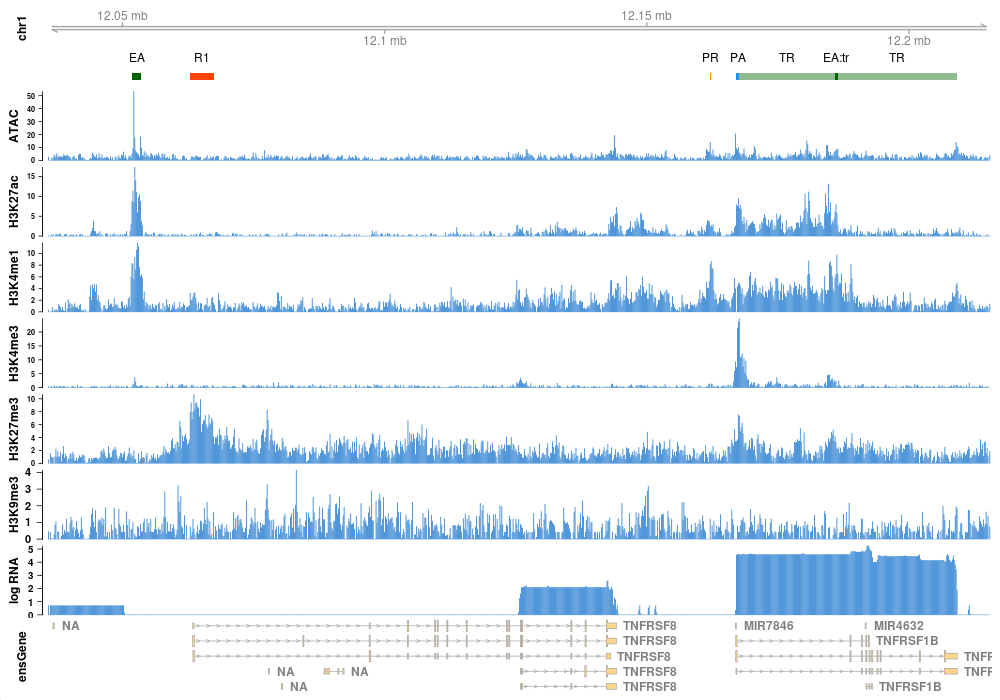

The R source for this figure:
#! /usr/bin/env Rscript

library(Gviz)
library(GenomicFeatures)
library(rtracklayer)
library(org.Hs.eg.db)
library(TxDb.Hsapiens.UCSC.hg38.knownGene)

## -----------------------------------------------------------------------------

RGB <- function(a,b,c) rgb(a/255,b/255,c/255,1.0)

## coordinates
## -----------------------------------------------------------------------------

regions <- GRanges(seqnames="chr1", ranges=IRanges(start=12035661, end=12215660))

## genes
## -----------------------------------------------------------------------------
if (TRUE) {
    genes <- GeneRegionTrack(TxDb.Hsapiens.UCSC.hg38.knownGene, name = "ensGene", transcriptAnnotation = "symbol", just.group="right",
                             background.title="white", fontcolor.title = "black", col.axis="black", cex.group=1.0)

    symbols <- unlist(mapIds(org.Hs.eg.db, gene(genes), "SYMBOL", "ENTREZID", multiVals = "first"))
    symbol(genes) <- symbols[gene(genes)]
}
## data
## -----------------------------------------------------------------------------
options(ucscChromosomeNames=FALSE)

dir <- "/project/modhmm-data/philipp/modhmm-encode-1.2.2/GRCh38-gastrocnemius-medialis"

d1  <- DataTrack(import(sprintf("%s/coverage-atac.bw", dir), format="bw", selection=regions),
                 name = "ATAC", showAxis=TRUE, cex.title=1.0,
                 background.title="transparent", col.border.title="transparent", background.panel="transparent", fontcolor.title = "black", col.axis="black", col="dodgerblue3")
d2  <- DataTrack(import(sprintf("%s/coverage-h3k27ac.bw", dir), format="bw", selection=regions),
                 name = "H3K27ac", showAxis=TRUE, cex.title=1.0,
                 background.title="transparent", col.border.title="transparent", background.panel="transparent", fontcolor.title = "black", col.axis="black", col="dodgerblue3")
d3  <- DataTrack(import(sprintf("%s/coverage-h3k4me1.bw", dir), format="bw", selection=regions),
                 name = "H3K4me1", showAxis=TRUE, cex.title=1.0,
                 background.title="transparent", col.border.title="transparent", background.panel="transparent", fontcolor.title = "black", col.axis="black", col="dodgerblue3")
d4  <- DataTrack(import(sprintf("%s/coverage-h3k4me3.bw", dir), format="bw", selection=regions),
                 name = "H3K4me3", showAxis=TRUE, cex.title=1.0,
                 background.title="transparent", col.border.title="transparent", background.panel="transparent", fontcolor.title = "black", col.axis="black", col="dodgerblue3")
d5  <- DataTrack(import(sprintf("%s/coverage-h3k27me3.bw", dir), format="bw", selection=regions),
                 name = "H3K27me3", showAxis=TRUE, cex.title=1.0,
                 background.title="transparent", col.border.title="transparent", background.panel="transparent", fontcolor.title = "black", col.axis="black", col="dodgerblue3")
d6 <- DataTrack(import(sprintf("%s/coverage-h3k9me3.bw", dir), format="bw", selection=regions),
                name = "H3K9me3", showAxis=TRUE, cex.title=1.0,
                background.title="transparent", col.border.title="transparent", background.panel="transparent", fontcolor.title = "black", col.axis="black", col="dodgerblue3")
d7 <- DataTrack(import(sprintf("%s/coverage-rna.bw", dir), format="bw", selection=regions),
                name = "log RNA", showAxis=TRUE, cex.title=1.0,
                transformation = function(x) { log(x+1) },
                background.title="transparent", col.border.title="transparent", background.panel="transparent", fontcolor.title = "black", col.axis="black", col="dodgerblue3")

## -------------------------------------------------------------------------
s1 <- import(sprintf("%s/segmentation.bed.gz", dir), format="bed")
## annotation
t1 <- AnnotationTrack(s1, width = 10, stacking = "full", fontsize.item=12, feature = s1$name, id=s1$name, featureAnnotation="id",
                      background.title="transparent", col.border.title="transparent", background.panel="transparent", fontcolor.title = "black", col.axis="black", col="transparent", rotation.title = 0, size=1.0,
                      fontcolor.item="black", cex=1.0, stackHeight=2,
                      "PA"    = "transparent",
                      "EA"    = "transparent",
                      "EA:tr" = "transparent",
                      "PR"    = "transparent",
                      "PR:tr" = "transparent",
                      "BI"    = "transparent",
                      "BI:tr" = "transparent",
                      "TR"    = "transparent",
                      "R1"    = "transparent",
                      "R2"    = "transparent",
                      "CL"    = "transparent")
## colored bars
t2 <- AnnotationTrack(s1, width = 10, stacking = "dense", fontsize.item=8, feature = s1$name, 
                      background.title="transparent", col.border.title="transparent", background.panel="transparent", fontcolor.title = "black", col.axis="black", col="transparent", rotation.title = 0, size=1.5, fontcolor.item="black", stackHeight=0.5,
                      "PA"    = RGB(30,144,255),
                      "EA"    = RGB(0,100,0),
                      "EA:tr" = RGB(0,100,0),
                      "PR"    = RGB(255,140,0),
                      "PR:tr" = RGB(255,140,0),
                      "BI"    = RGB(178,34,34),
                      "BI:tr" = RGB(178,34,34),
                      "TR"    = RGB(143,188,143),
                      "R1"    = RGB(255,69,0),
                      "R2"    = RGB(255,69,0),
                      "CL"    = RGB(255,0,255))

## plot
## -------------------------------------------------------------------------

chromosome <- as.character(seqnames(regions)[1])
from       <- start(regions)[1]
to         <- end  (regions)[1]

axis <- GenomeAxisTrack(name=chromosome, showTitle=TRUE, cex=1.0, cex.title=1.0,
                        background.title="white", fontcolor.title = "black", col.axis="black", rotation.title = 0, fontsize=12)

png("README_example1.png", height=700, width=1000)
plotTracks(c(axis, t1, t2, d1, d2, d3, d4, d5, d6, d7, genes),
           chromosome = chromosome, from = from, to = to, rotate.title=90,
           type="h", genome="hg38", window=1000)
dev.off()
